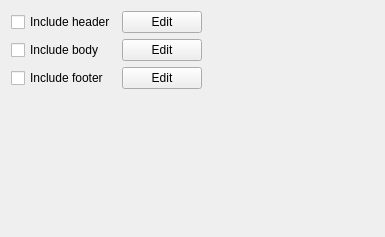
<?xml version="1.0" encoding="UTF-8"?>
<ui version="4.0">
 <class>QgsReportWidgetLayoutSectionBase</class>
 <widget class="QWidget" name="QgsReportWidgetLayoutSectionBase">
  <property name="geometry">
   <rect>
    <x>0</x>
    <y>0</y>
    <width>385</width>
    <height>237</height>
   </rect>
  </property>
  <property name="windowTitle">
   <string>Layout Manager</string>
  </property>
  <layout class="QVBoxLayout" name="verticalLayout">
   <item>
    <layout class="QGridLayout" name="gridLayout_2">
     <item row="0" column="1">
      <widget class="QPushButton" name="mButtonEditHeader">
       <property name="text">
        <string>Edit</string>
       </property>
      </widget>
     </item>
     <item row="0" column="0">
      <widget class="QCheckBox" name="mCheckShowHeader">
       <property name="text">
        <string>Include header</string>
       </property>
      </widget>
     </item>
     <item row="2" column="2">
      <spacer name="horizontalSpacer_3">
       <property name="orientation">
        <enum>Qt::Horizontal</enum>
       </property>
       <property name="sizeHint" stdset="0">
        <size>
         <width>40</width>
         <height>20</height>
        </size>
       </property>
      </spacer>
     </item>
     <item row="2" column="0">
      <widget class="QCheckBox" name="mCheckShowFooter">
       <property name="text">
        <string>Include footer</string>
       </property>
      </widget>
     </item>
     <item row="2" column="1">
      <widget class="QPushButton" name="mButtonEditFooter">
       <property name="text">
        <string>Edit</string>
       </property>
      </widget>
     </item>
     <item row="1" column="1">
      <widget class="QPushButton" name="mButtonEditBody">
       <property name="text">
        <string>Edit</string>
       </property>
      </widget>
     </item>
     <item row="1" column="0">
      <widget class="QCheckBox" name="mCheckShowBody">
       <property name="text">
        <string>Include body</string>
       </property>
      </widget>
     </item>
    </layout>
   </item>
   <item>
    <spacer name="verticalSpacer">
     <property name="orientation">
      <enum>Qt::Vertical</enum>
     </property>
     <property name="sizeHint" stdset="0">
      <size>
       <width>20</width>
       <height>40</height>
      </size>
     </property>
    </spacer>
   </item>
  </layout>
 </widget>
 <resources/>
 <connections/>
</ui>
